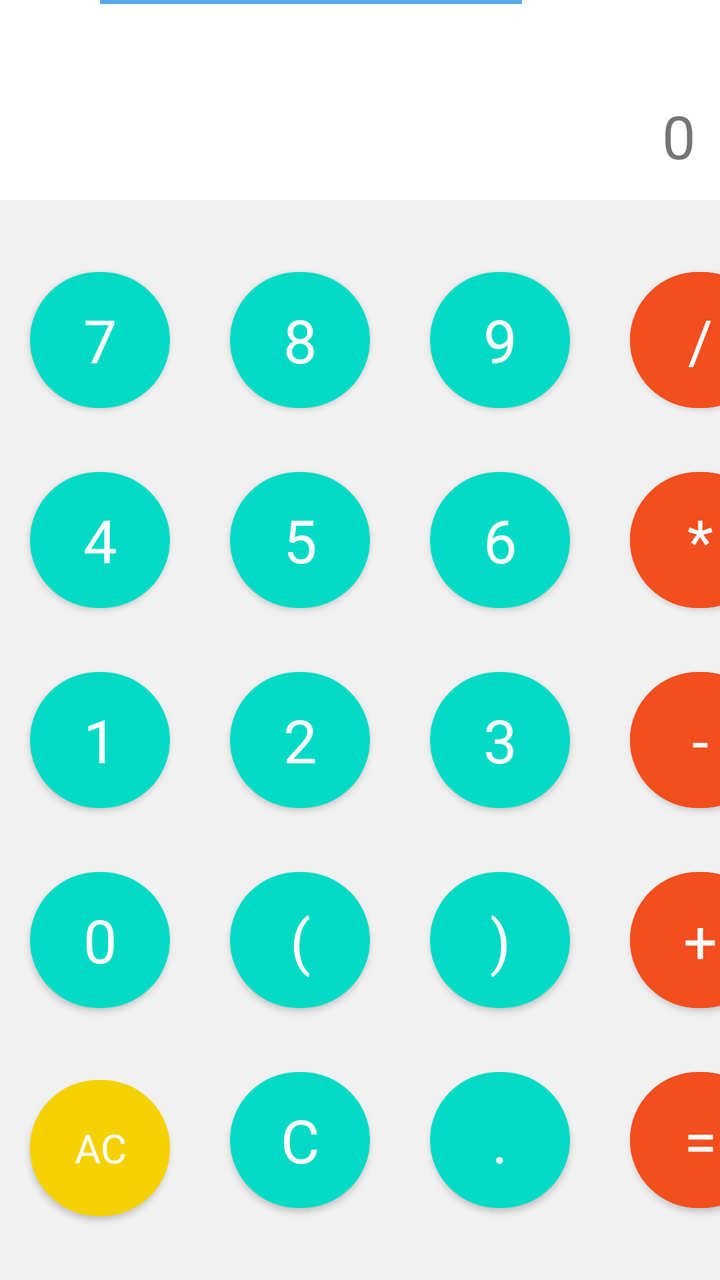
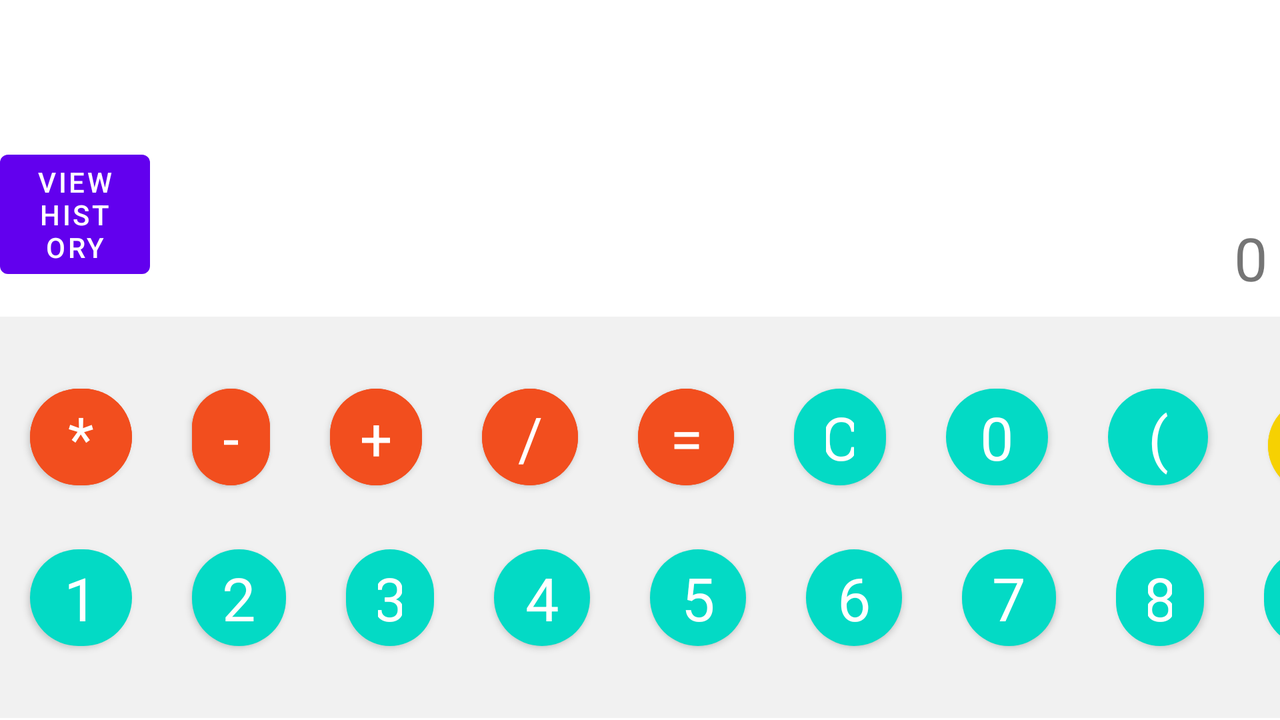

Two renders of one Android screen. The first uses the default layout on a phone; the second uses the alternative layout the repository ships for a different screen configuration, on a matching device. The two XML files are below.
<!-- AndroidManifest.xml: application theme Theme.DemoAppCalculator2 -->
<!-- res/layout/activity_main.xml -->
<?xml version="1.0" encoding="utf-8"?>
<RelativeLayout xmlns:android="http://schemas.android.com/apk/res/android"
    xmlns:app="http://schemas.android.com/apk/res-auto"
    xmlns:tools="http://schemas.android.com/tools"
    android:layout_width="match_parent"
    android:layout_height="match_parent"
    tools:context=".MainActivity"
    android:orientation="vertical"
    >

    <TextView
        android:id="@+id/sub_result"
        android:layout_width="match_parent"
        android:layout_height="wrap_content"
        android:layout_alignParentBottom="true"
        android:layout_marginStart="12sp"
        android:layout_marginTop="12sp"
        android:layout_marginEnd="12sp"
        android:layout_marginBottom="602dp"
        android:text=""
        android:textAlignment="textEnd"
        android:textSize="20dp" />

    <TextView
        android:id="@+id/result"
        android:layout_width="match_parent"
        android:layout_height="wrap_content"
        android:layout_above="@+id/buttons_list"
        android:layout_marginStart="12sp"
        android:layout_marginTop="12dp"
        android:layout_marginEnd="12dp"
        android:layout_marginBottom="12dp"
        android:text="0"
        android:textAlignment="textEnd"
        android:textSize="30dp" />

    <LinearLayout
        android:id="@+id/buttons_list"
        android:layout_width="match_parent"
        android:layout_height="wrap_content"
        android:layout_alignParentBottom="true"
        android:background="#F1F1F1"
        android:orientation="vertical"
        android:paddingVertical="20dp">

        <LinearLayout
            android:layout_width="match_parent"
            android:layout_height="match_parent"
            android:orientation="horizontal"

            >

            <com.google.android.material.button.MaterialButton
                android:id="@+id/buttonSeven"
                style="@style/Widget.MaterialComponents.FloatingActionButton"
                android:layout_width="70dp"
                android:layout_height="80dp"
                android:layout_marginHorizontal="15dp"
                android:layout_marginVertical="10dp"
                android:text="7"
                android:textSize="30dp"
                app:cornerRadius="40dp" />

            <com.google.android.material.button.MaterialButton
                android:id="@+id/buttonEight"
                style="@style/Widget.MaterialComponents.FloatingActionButton"
                android:layout_width="70dp"
                android:layout_height="80dp"
                android:layout_marginHorizontal="15dp"
                android:layout_marginVertical="10dp"
                android:text="8"
                android:textSize="30dp"
                app:cornerRadius="40dp" />

            <com.google.android.material.button.MaterialButton
                android:id="@+id/buttonNine"
                style="@style/Widget.MaterialComponents.FloatingActionButton"
                android:layout_width="70dp"
                android:layout_height="80dp"
                android:layout_marginHorizontal="15dp"
                android:layout_marginVertical="10dp"
                android:text="9"
                android:textSize="30dp"
                app:cornerRadius="40dp" />

            <com.google.android.material.button.MaterialButton
                android:id="@+id/buttonDiv"
                style="@style/Widget.MaterialComponents.FloatingActionButton"
                android:layout_width="70dp"
                android:layout_height="80dp"
                android:layout_marginHorizontal="15dp"
                android:layout_marginVertical="10dp"
                android:backgroundTint="#F24E1E"
                android:text="/"
                android:textSize="30dp"
                app:cornerRadius="40dp" />
        </LinearLayout>

        <LinearLayout
            android:layout_width="match_parent"
            android:layout_height="match_parent"
            android:orientation="horizontal"

            >

            <com.google.android.material.button.MaterialButton
                android:id="@+id/buttonFour"
                style="@style/Widget.MaterialComponents.FloatingActionButton"
                android:layout_width="70dp"
                android:layout_height="80dp"
                android:layout_marginHorizontal="15dp"
                android:layout_marginVertical="10dp"
                android:text="4"
                android:textSize="30dp"
                app:cornerRadius="40dp" />

            <com.google.android.material.button.MaterialButton
                android:id="@+id/buttonFive"
                style="@style/Widget.MaterialComponents.FloatingActionButton"
                android:layout_width="70dp"
                android:layout_height="80dp"
                android:layout_marginHorizontal="15dp"
                android:layout_marginVertical="10dp"
                android:text="5"
                android:textSize="30dp"
                app:cornerRadius="40dp" />

            <com.google.android.material.button.MaterialButton
                android:id="@+id/buttonSix"
                style="@style/Widget.MaterialComponents.FloatingActionButton"
                android:layout_width="70dp"
                android:layout_height="80dp"
                android:layout_marginHorizontal="15dp"
                android:layout_marginVertical="10dp"
                android:text="6"
                android:textSize="30dp"
                app:cornerRadius="40dp" />

            <com.google.android.material.button.MaterialButton
                android:id="@+id/buttonMultiply"
                style="@style/Widget.MaterialComponents.FloatingActionButton"
                android:layout_width="70dp"
                android:layout_height="80dp"
                android:layout_marginHorizontal="15dp"
                android:layout_marginVertical="10dp"
                android:backgroundTint="#F24E1E"
                android:text="*"
                android:textSize="30dp"
                app:cornerRadius="40dp" />
        </LinearLayout>

        <LinearLayout
            android:layout_width="match_parent"
            android:layout_height="match_parent"
            android:orientation="horizontal"

            >

            <com.google.android.material.button.MaterialButton
                android:id="@+id/buttonOne"
                style="@style/Widget.MaterialComponents.FloatingActionButton"
                android:layout_width="70dp"
                android:layout_height="80dp"
                android:layout_marginHorizontal="15dp"
                android:layout_marginVertical="10dp"
                android:text="1"
                android:textSize="30dp"
                app:cornerRadius="40dp" />

            <com.google.android.material.button.MaterialButton
                android:id="@+id/buttonTwo"
                style="@style/Widget.MaterialComponents.FloatingActionButton"
                android:layout_width="70dp"
                android:layout_height="80dp"
                android:layout_marginHorizontal="15dp"
                android:layout_marginVertical="10dp"
                android:text="2"
                android:textSize="30dp"
                app:cornerRadius="40dp" />

            <com.google.android.material.button.MaterialButton
                android:id="@+id/buttonThree"
                style="@style/Widget.MaterialComponents.FloatingActionButton"
                android:layout_width="70dp"
                android:layout_height="80dp"
                android:layout_marginHorizontal="15dp"
                android:layout_marginVertical="10dp"
                android:text="3"
                android:textSize="30dp"
                app:cornerRadius="40dp" />

            <com.google.android.material.button.MaterialButton
                android:id="@+id/buttonMinus"
                style="@style/Widget.MaterialComponents.FloatingActionButton"
                android:layout_width="70dp"
                android:layout_height="80dp"
                android:layout_marginHorizontal="15dp"
                android:layout_marginVertical="10dp"
                android:backgroundTint="#F24E1E"
                android:text="-"
                android:textSize="30dp"
                app:cornerRadius="40dp" />
        </LinearLayout>

        <LinearLayout
            android:layout_width="match_parent"
            android:layout_height="match_parent"
            android:orientation="horizontal"

            >

            <com.google.android.material.button.MaterialButton
                android:id="@+id/buttonZero"
                style="@style/Widget.MaterialComponents.FloatingActionButton"
                android:layout_width="70dp"
                android:layout_height="80dp"
                android:layout_marginHorizontal="15dp"
                android:layout_marginVertical="10dp"
                android:text="0"
                android:textSize="30dp"
                app:cornerRadius="40dp" />

            <com.google.android.material.button.MaterialButton
                android:id="@+id/buttonOpenBracket"
                style="@style/Widget.MaterialComponents.FloatingActionButton"
                android:layout_width="70dp"
                android:layout_height="80dp"
                android:layout_marginHorizontal="15dp"
                android:layout_marginVertical="10dp"
                android:text="("
                android:textSize="30dp"
                app:cornerRadius="40dp" />

            <com.google.android.material.button.MaterialButton
                android:id="@+id/buttonCloseBracket"
                style="@style/Widget.MaterialComponents.FloatingActionButton"
                android:layout_width="70dp"
                android:layout_height="80dp"
                android:layout_marginHorizontal="15dp"
                android:layout_marginVertical="10dp"
                android:text=")"
                android:textSize="30dp"
                app:cornerRadius="40dp" />

            <com.google.android.material.button.MaterialButton
                android:id="@+id/buttonPlus"
                style="@style/Widget.MaterialComponents.FloatingActionButton"
                android:layout_width="70dp"
                android:layout_height="80dp"
                android:layout_marginHorizontal="15dp"
                android:layout_marginVertical="10dp"
                android:backgroundTint="#F24E1E"
                android:text="+"
                android:textSize="30dp"
                app:cornerRadius="40dp" />
        </LinearLayout>

        <LinearLayout
            android:layout_width="match_parent"
            android:layout_height="match_parent"
            android:orientation="horizontal"

            >

            <com.google.android.material.button.MaterialButton
                android:id="@+id/buttonAC"
                style="@style/Widget.MaterialComponents.FloatingActionButton"
                android:layout_width="70dp"
                android:layout_height="80dp"
                android:layout_marginHorizontal="15dp"
                android:layout_marginVertical="10dp"
                android:backgroundTint="#F6D102"
                android:text="AC"
                android:textSize="20dp"
                app:cornerRadius="40dp" />

            <com.google.android.material.button.MaterialButton
                android:id="@+id/buttonC"
                style="@style/Widget.MaterialComponents.FloatingActionButton"
                android:layout_width="70dp"
                android:layout_height="80dp"
                android:layout_marginHorizontal="15dp"
                android:layout_marginVertical="10dp"
                android:text="C"
                android:textSize="30dp"
                app:cornerRadius="40dp" />

            <com.google.android.material.button.MaterialButton
                android:id="@+id/buttonDot"
                style="@style/Widget.MaterialComponents.FloatingActionButton"
                android:layout_width="70dp"
                android:layout_height="80dp"
                android:layout_marginHorizontal="15dp"
                android:layout_marginVertical="10dp"
                android:text="."
                android:textSize="30dp"
                app:cornerRadius="40dp" />

            <com.google.android.material.button.MaterialButton
                android:id="@+id/buttonEqual"
                style="@style/Widget.MaterialComponents.FloatingActionButton"
                android:layout_width="70dp"
                android:layout_height="80dp"
                android:layout_marginHorizontal="15dp"
                android:layout_marginVertical="10dp"
                android:backgroundTint="#F24E1E"
                android:text="="
                android:textSize="30dp"
                app:cornerRadius="40dp" />
        </LinearLayout>
    </LinearLayout>

    <Button
        android:id="@+id/btnViewHis"
        android:layout_width="211dp"
        android:layout_height="wrap_content"
        android:layout_alignParentEnd="true"
        android:layout_alignParentBottom="true"
        android:layout_marginEnd="99dp"
        android:layout_marginBottom="638dp"
        android:text="Lịch sử"
        android:backgroundTint="#57A9EA" />
</RelativeLayout>
<!-- resources referenced by this layout -->
<resources>
  <style name="Theme.DemoAppCalculator2" parent="Theme.MaterialComponents.DayNight.DarkActionBar">
          
          <item name="colorPrimary">@color/purple_500</item>
          <item name="colorPrimaryVariant">@color/purple_700</item>
          <item name="colorOnPrimary">@color/white</item>
          
          <item name="colorSecondary">@color/teal_200</item>
          <item name="colorSecondaryVariant">@color/teal_700</item>
          <item name="colorOnSecondary">@color/black</item>
          
          <item name="android:statusBarColor">?attr/colorPrimaryVariant</item>
          
      </style>
</resources>
<!-- res/layout-land/activity_main.xml (the repository's variant of the layout above) -->
<!-- drawn on the phone turned sideways -->
<?xml version="1.0" encoding="utf-8"?>
<RelativeLayout xmlns:android="http://schemas.android.com/apk/res/android"
    xmlns:app="http://schemas.android.com/apk/res-auto"
    xmlns:tools="http://schemas.android.com/tools"
    android:layout_width="match_parent"
    android:layout_height="match_parent"
    tools:context=".MainActivity"
    android:orientation="vertical"
    >

    <TextView
        android:id="@+id/sub_result"
        android:layout_width="314dp"
        android:layout_height="wrap_content"
        android:layout_alignParentEnd="true"
        android:layout_alignParentBottom="true"
        android:layout_marginEnd="2dp"
        android:layout_marginBottom="261dp"
        android:text=""
        android:textAlignment="textEnd"
        android:textSize="20dp" />

    <TextView
        android:id="@+id/result"
        android:layout_width="311dp"
        android:layout_height="wrap_content"
        android:layout_alignParentEnd="true"
        android:layout_alignParentBottom="true"
        android:layout_marginEnd="6dp"
        android:layout_marginBottom="211dp"
        android:text="0"
        android:textAlignment="textEnd"
        android:textSize="30dp" />

    <LinearLayout
        android:id="@+id/buttons_list"
        android:layout_width="match_parent"
        android:layout_height="wrap_content"
        android:layout_alignParentBottom="true"
        android:layout_marginBottom="1dp"
        android:background="#F1F1F1"
        android:orientation="vertical"
        android:paddingVertical="20dp">

        <LinearLayout
            android:layout_width="match_parent"
            android:layout_height="match_parent"
            android:orientation="horizontal"

            >

        </LinearLayout>

        <LinearLayout
            android:layout_width="match_parent"
            android:layout_height="match_parent"
            android:orientation="horizontal"

            >

            <com.google.android.material.button.MaterialButton
                android:id="@+id/buttonMultiply"
                style="@style/Widget.MaterialComponents.FloatingActionButton"
                android:layout_width="51dp"
                android:layout_height="wrap_content"
                android:layout_marginHorizontal="15dp"
                android:layout_marginVertical="10dp"
                android:backgroundTint="#F24E1E"
                android:text="*"
                android:textSize="30dp"
                app:cornerRadius="40dp" />

            <com.google.android.material.button.MaterialButton
                android:id="@+id/buttonMinus"
                style="@style/Widget.MaterialComponents.FloatingActionButton"
                android:layout_width="39dp"
                android:layout_height="wrap_content"
                android:layout_marginHorizontal="15dp"
                android:layout_marginVertical="10dp"
                android:backgroundTint="#F24E1E"
                android:text="-"
                android:textSize="30dp"
                app:cornerRadius="40dp" />

            <com.google.android.material.button.MaterialButton
                android:id="@+id/buttonPlus"
                style="@style/Widget.MaterialComponents.FloatingActionButton"
                android:layout_width="46dp"
                android:layout_height="wrap_content"
                android:layout_marginHorizontal="15dp"
                android:layout_marginVertical="10dp"
                android:backgroundTint="#F24E1E"
                android:text="+"
                android:textSize="30dp"
                app:cornerRadius="40dp" />

            <com.google.android.material.button.MaterialButton
                android:id="@+id/buttonDev"
                style="@style/Widget.MaterialComponents.FloatingActionButton"
                android:layout_width="48dp"
                android:layout_height="wrap_content"
                android:layout_marginHorizontal="15dp"
                android:layout_marginVertical="10dp"
                android:backgroundTint="#F24E1E"
                android:text="/"
                android:textSize="30dp"
                app:cornerRadius="40dp" />

            <com.google.android.material.button.MaterialButton
                android:id="@+id/buttonEqual"
                style="@style/Widget.MaterialComponents.FloatingActionButton"
                android:layout_width="48dp"
                android:layout_height="wrap_content"
                android:layout_marginHorizontal="15dp"
                android:layout_marginVertical="10dp"
                android:backgroundTint="#F24E1E"
                android:text="="
                android:textSize="30dp"
                app:cornerRadius="40dp" />

            <com.google.android.material.button.MaterialButton
                android:id="@+id/buttonC"
                style="@style/Widget.MaterialComponents.FloatingActionButton"
                android:layout_width="46dp"
                android:layout_height="wrap_content"
                android:layout_marginHorizontal="15dp"
                android:layout_marginVertical="10dp"
                android:text="C"
                android:textSize="30dp"
                app:cornerRadius="40dp" />

            <com.google.android.material.button.MaterialButton
                android:id="@+id/buttonZero"
                style="@style/Widget.MaterialComponents.FloatingActionButton"
                android:layout_width="51dp"
                android:layout_height="wrap_content"
                android:layout_marginHorizontal="15dp"
                android:layout_marginVertical="10dp"
                android:text="0"
                android:textSize="30dp"
                app:cornerRadius="40dp" />

            <com.google.android.material.button.MaterialButton
                android:id="@+id/buttonOpenBracket"
                style="@style/Widget.MaterialComponents.FloatingActionButton"
                android:layout_width="50dp"
                android:layout_height="wrap_content"
                android:layout_marginHorizontal="15dp"
                android:layout_marginVertical="10dp"
                android:text="("
                android:textSize="30dp"
                app:cornerRadius="40dp" />

            <com.google.android.material.button.MaterialButton
                android:id="@+id/buttonAC"
                style="@style/Widget.MaterialComponents.FloatingActionButton"
                android:layout_width="66dp"
                android:layout_height="60dp"
                android:layout_marginHorizontal="15dp"
                android:layout_marginVertical="10dp"
                android:backgroundTint="#F6D102"
                android:text="AC"
                android:textSize="20dp"
                app:cornerRadius="40dp" />

            <com.google.android.material.button.MaterialButton
                android:id="@+id/buttonCloseBracket"
                style="@style/Widget.MaterialComponents.FloatingActionButton"
                android:layout_width="56dp"
                android:layout_height="wrap_content"
                android:layout_marginHorizontal="15dp"
                android:layout_marginVertical="10dp"
                android:text=")"
                android:textSize="30dp"
                app:cornerRadius="40dp" />

        </LinearLayout>

        <LinearLayout
            android:layout_width="match_parent"
            android:layout_height="match_parent"
            android:orientation="horizontal"

            >

            <com.google.android.material.button.MaterialButton
                android:id="@+id/buttonOne"
                style="@style/Widget.MaterialComponents.FloatingActionButton"
                android:layout_width="51dp"
                android:layout_height="wrap_content"
                android:layout_marginHorizontal="15dp"
                android:layout_marginVertical="10dp"
                android:text="1"
                android:textSize="30dp"
                app:cornerRadius="40dp" />

            <com.google.android.material.button.MaterialButton
                android:id="@+id/buttonTwo"
                style="@style/Widget.MaterialComponents.FloatingActionButton"
                android:layout_width="47dp"
                android:layout_height="wrap_content"
                android:layout_marginHorizontal="15dp"
                android:layout_marginVertical="10dp"
                android:text="2"
                android:textSize="30dp"
                app:cornerRadius="40dp" />

            <com.google.android.material.button.MaterialButton
                android:id="@+id/buttonThree"
                style="@style/Widget.MaterialComponents.FloatingActionButton"
                android:layout_width="44dp"
                android:layout_height="wrap_content"
                android:layout_marginHorizontal="15dp"
                android:layout_marginVertical="10dp"
                android:text="3"
                android:textSize="30dp"
                app:cornerRadius="40dp" />

            <com.google.android.material.button.MaterialButton
                android:id="@+id/buttonFour"
                style="@style/Widget.MaterialComponents.FloatingActionButton"
                android:layout_width="48dp"
                android:layout_height="wrap_content"
                android:layout_marginHorizontal="15dp"
                android:layout_marginVertical="10dp"
                android:text="4"
                android:textSize="30dp"
                app:cornerRadius="40dp" />

            <com.google.android.material.button.MaterialButton
                android:id="@+id/buttonFive"
                style="@style/Widget.MaterialComponents.FloatingActionButton"
                android:layout_width="48dp"
                android:layout_height="wrap_content"
                android:layout_marginHorizontal="15dp"
                android:layout_marginVertical="10dp"
                android:text="5"
                android:textSize="30dp"
                app:cornerRadius="40dp" />

            <com.google.android.material.button.MaterialButton
                android:id="@+id/buttonSix"
                style="@style/Widget.MaterialComponents.FloatingActionButton"
                android:layout_width="48dp"
                android:layout_height="wrap_content"
                android:layout_marginHorizontal="15dp"
                android:layout_marginVertical="10dp"
                android:text="6"
                android:textSize="30dp"
                app:cornerRadius="40dp" />

            <com.google.android.material.button.MaterialButton
                android:id="@+id/buttonSeven"
                style="@style/Widget.MaterialComponents.FloatingActionButton"
                android:layout_width="47dp"
                android:layout_height="wrap_content"
                android:layout_marginHorizontal="15dp"
                android:layout_marginVertical="10dp"
                android:text="7"
                android:textSize="30dp"
                app:cornerRadius="40dp" />

            <com.google.android.material.button.MaterialButton
                android:id="@+id/buttonEight"
                style="@style/Widget.MaterialComponents.FloatingActionButton"
                android:layout_width="44dp"
                android:layout_height="wrap_content"
                android:layout_marginHorizontal="15dp"
                android:layout_marginVertical="10dp"
                android:text="8"
                android:textSize="30dp"
                app:cornerRadius="40dp" />

            <com.google.android.material.button.MaterialButton
                android:id="@+id/buttonNine"
                style="@style/Widget.MaterialComponents.FloatingActionButton"
                android:layout_width="45dp"
                android:layout_height="wrap_content"
                android:layout_marginHorizontal="15dp"
                android:layout_marginVertical="10dp"
                android:text="9"
                android:textSize="30dp"
                app:cornerRadius="40dp" />

            <com.google.android.material.button.MaterialButton
                android:id="@+id/buttonDot"
                style="@style/Widget.MaterialComponents.FloatingActionButton"
                android:layout_width="57dp"
                android:layout_height="wrap_content"
                android:layout_marginHorizontal="15dp"
                android:layout_marginVertical="10dp"
                android:text="."
                android:textSize="30dp"
                app:cornerRadius="40dp" />
        </LinearLayout>

        <LinearLayout
            android:layout_width="match_parent"
            android:layout_height="match_parent"
            android:orientation="horizontal"

            >

        </LinearLayout>

        <LinearLayout
            android:layout_width="match_parent"
            android:layout_height="match_parent"
            android:orientation="horizontal"

            >

        </LinearLayout>
    </LinearLayout>

    <Button
        android:id="@+id/btnViewHis"
        android:layout_width="166dp"
        android:layout_height="wrap_content"
        android:layout_alignParentEnd="true"
        android:layout_alignParentBottom="true"
        android:layout_marginEnd="565dp"
        android:layout_marginBottom="217dp"
        android:text="View History" />

</RelativeLayout>
